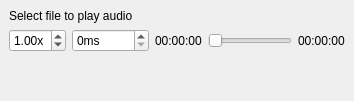
  <widget class="QDockWidget" name="dockAudio">
   <property name="minimumSize">
    <size>
     <width>264</width>
     <height>89</height>
    </size>
   </property>
   <property name="contextMenuPolicy">
    <enum>Qt::NoContextMenu</enum>
   </property>
   <property name="toolTip">
    <string>Audio seeker and other controls</string>
   </property>
   <property name="features">
    <set>QDockWidget::AllDockWidgetFeatures</set>
   </property>
   <property name="windowTitle">
    <string>Audio Controls</string>
   </property>
   <attribute name="dockWidgetArea">
    <number>8</number>
   </attribute>
   <widget class="QWidget" name="dockWidgetContents_4">
    <layout class="QVBoxLayout" name="verticalLayout_6">
     <item>
      <widget class="QLabel" name="audio_label">
       <property name="text">
        <string>Select file to play audio</string>
       </property>
      </widget>
     </item>
     <item>
      <layout class="QHBoxLayout" name="horizontalLayout_7">
       <item>
        <widget class="QDoubleSpinBox" name="playRate">
         <property name="sizePolicy">
          <sizepolicy hsizetype="Minimum" vsizetype="Fixed">
           <horstretch>0</horstretch>
           <verstretch>0</verstretch>
          </sizepolicy>
         </property>
         <property name="minimumSize">
          <size>
           <width>0</width>
           <height>0</height>
          </size>
         </property>
         <property name="focusPolicy">
          <enum>Qt::NoFocus</enum>
         </property>
         <property name="toolTip">
          <string>Playback rate</string>
         </property>
         <property name="suffix">
          <string>x</string>
         </property>
         <property name="minimum">
          <double>0.050000000000000</double>
         </property>
         <property name="maximum">
          <double>2.000000000000000</double>
         </property>
         <property name="singleStep">
          <double>0.050000000000000</double>
         </property>
         <property name="value">
          <double>1.000000000000000</double>
         </property>
        </widget>
       </item>
       <item>
        <widget class="QSpinBox" name="audioDelay">
         <property name="focusPolicy">
          <enum>Qt::NoFocus</enum>
         </property>
         <property name="toolTip">
          <string>Millisecond adjustment between actual timestamp and audio and steno timestamps.</string>
         </property>
         <property name="suffix">
          <string>ms</string>
         </property>
         <property name="maximum">
          <number>10000</number>
         </property>
         <property name="singleStep">
          <number>100</number>
         </property>
        </widget>
       </item>
       <item>
        <widget class="QLabel" name="audio_curr_pos">
         <property name="toolTip">
          <string>Current time</string>
         </property>
         <property name="text">
          <string>00:00:00</string>
         </property>
        </widget>
       </item>
       <item>
        <widget class="QSlider" name="audio_seeker">
         <property name="focusPolicy">
          <enum>Qt::NoFocus</enum>
         </property>
         <property name="toolTip">
          <string>Track for media presently playing</string>
         </property>
         <property name="orientation">
          <enum>Qt::Horizontal</enum>
         </property>
        </widget>
       </item>
       <item>
        <widget class="QLabel" name="audio_duration">
         <property name="toolTip">
          <string>Duration of track</string>
         </property>
         <property name="text">
          <string>00:00:00</string>
         </property>
        </widget>
       </item>
      </layout>
     </item>
     <item>
      <spacer name="verticalSpacer_6">
       <property name="orientation">
        <enum>Qt::Vertical</enum>
       </property>
       <property name="sizeHint" stdset="0">
        <size>
         <width>20</width>
         <height>40</height>
        </size>
       </property>
      </spacer>
     </item>
    </layout>
   </widget>
  </widget>
